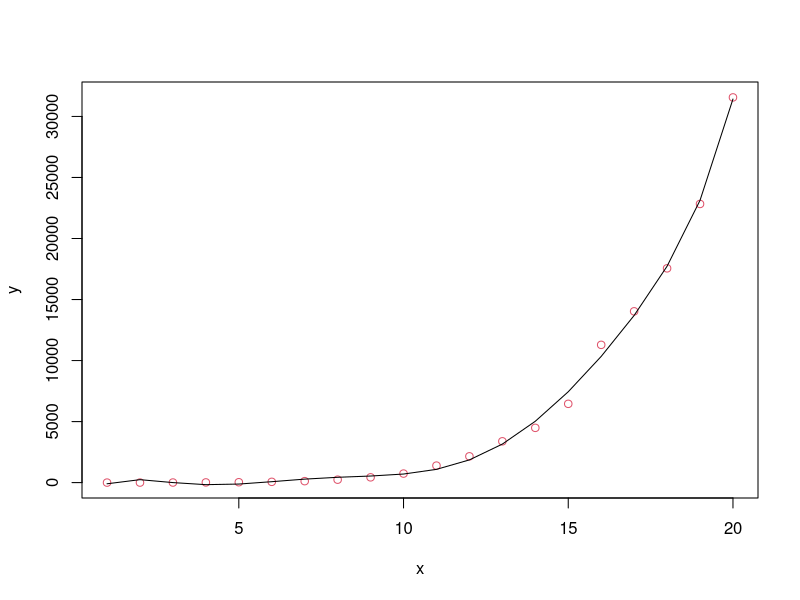

The R script that drew this image:
x <- c(1:20)
y <- c(2,4,8,16,32,64,120,241,433,741,1393,2154,3384,4487,6455,11287,14034,17555,22830,31559)
result <- data.frame(x, y)
myfit <- lm(y~I(x^7)+I(x^6)+I(x^5)+I(x^4)+I(x^3)+I(x^2)+x,data=result)
print(coefficients(myfit))
plot(result, col=2)
lines(x,fitted(myfit))